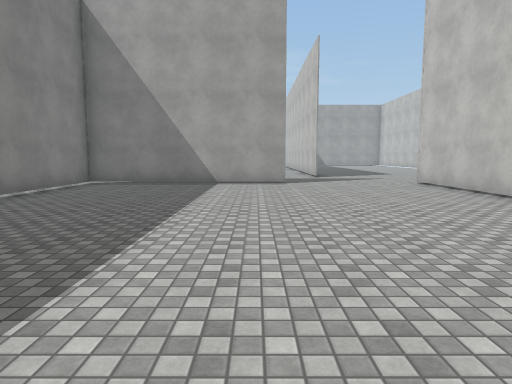
view 1 (above)

24 first-person views from a walk through a Unity game level. The camera is 1.5 m above the floor, tilts 6° down and sees 75° across. The floor is counted in squares, 2 m on a side. Each view is taken from the middle of a square. On the plan, view 1 faces up. The plan holds only what a view shows up to about 11 squares ahead; the rest is blank. The place goes on beyond the plan. Surface patterns are stand-ins for the level's own textures.

view 2
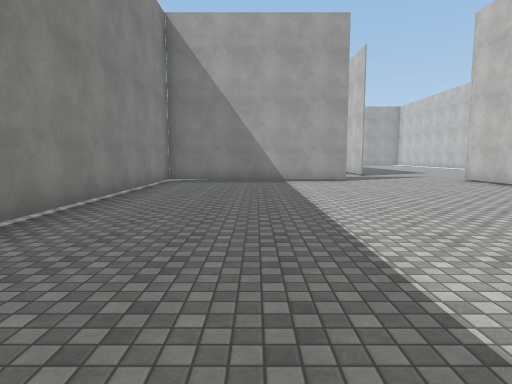

view 3
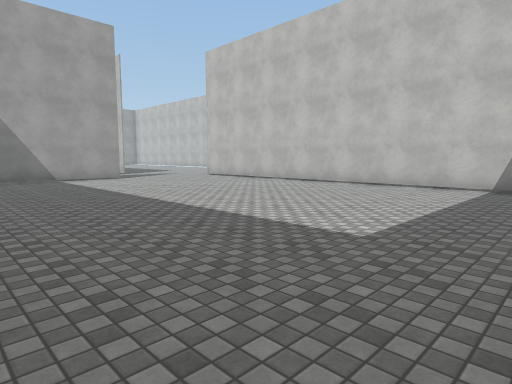

view 4
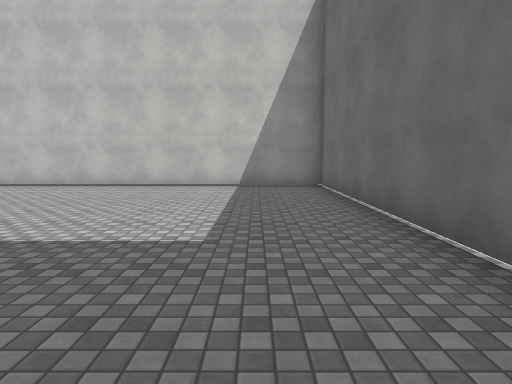

view 5
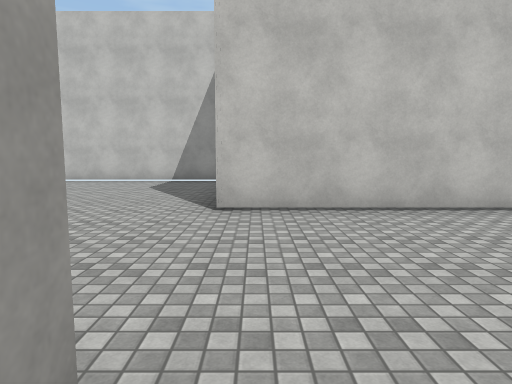

view 6
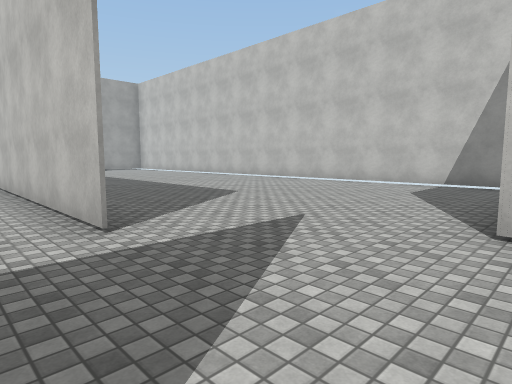

view 7
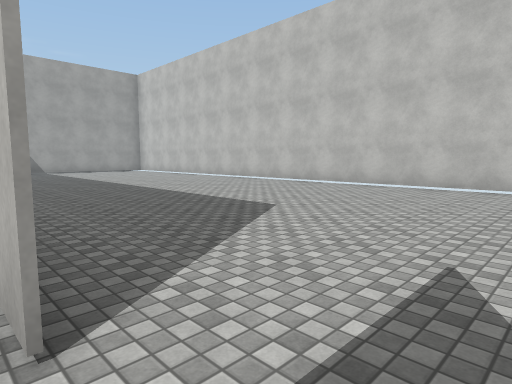

view 8
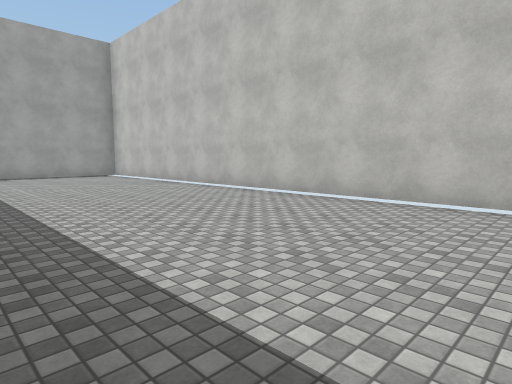

view 9
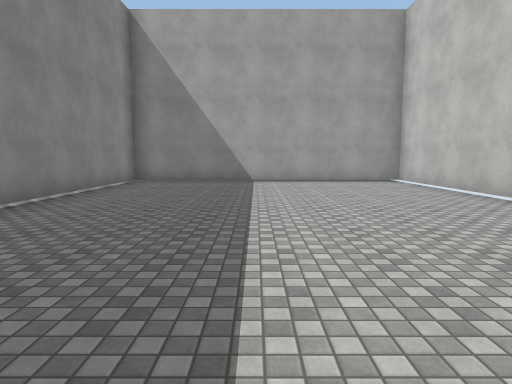

view 10
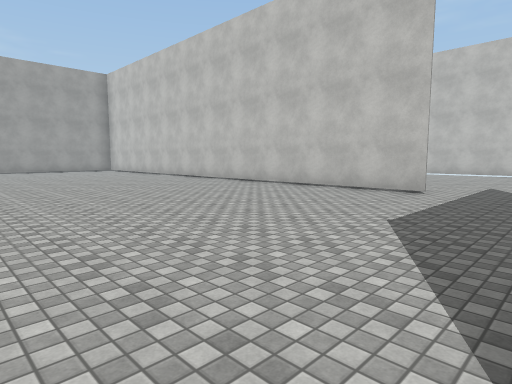

view 11
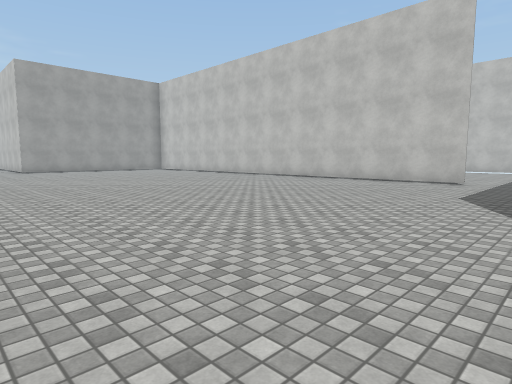

view 12
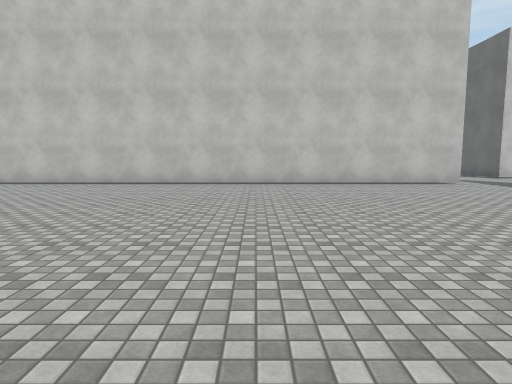

view 13
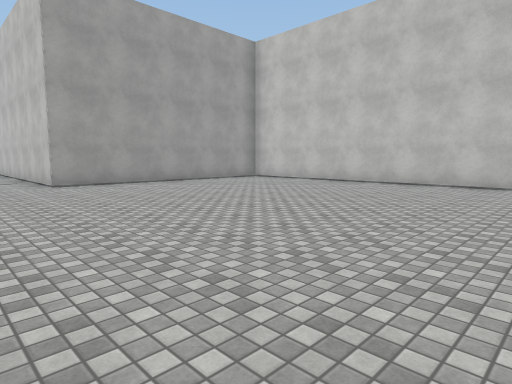

view 14
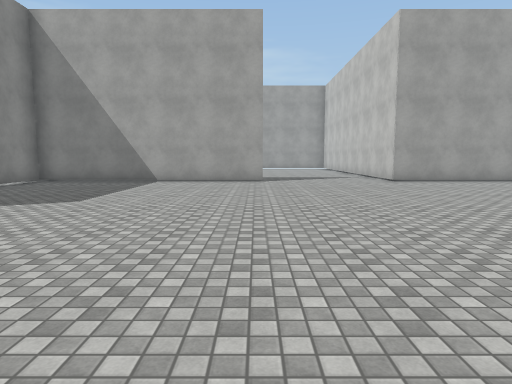

view 15
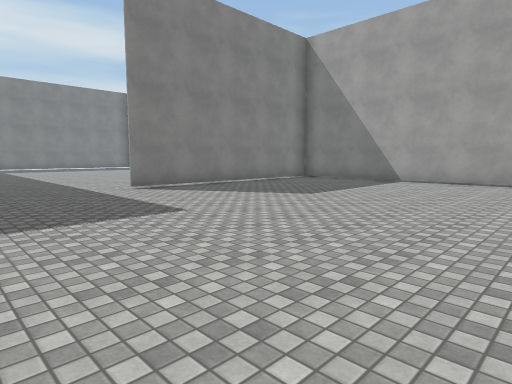

view 16
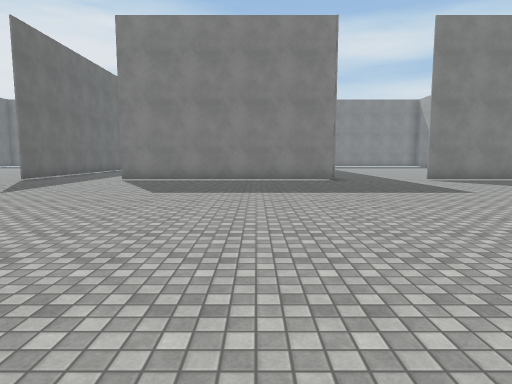

view 17
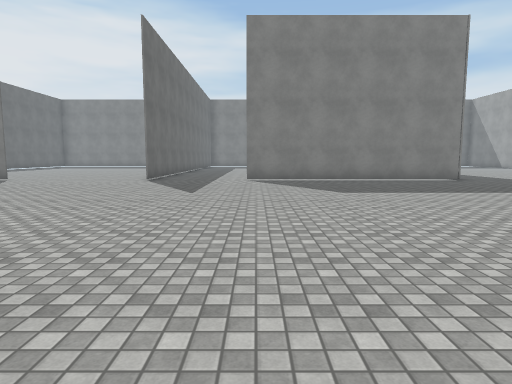

view 18
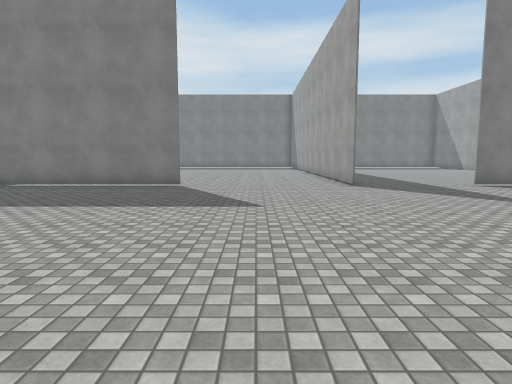

view 19
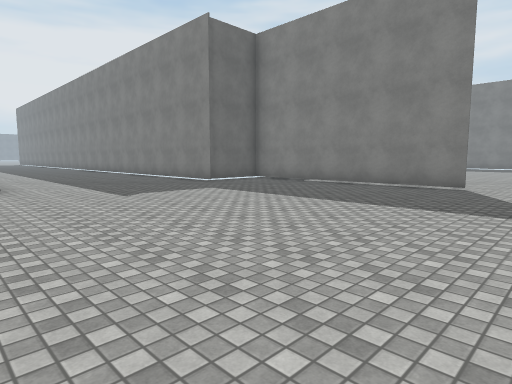

view 20
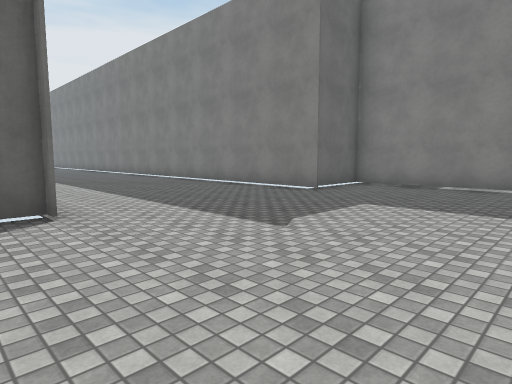

view 21
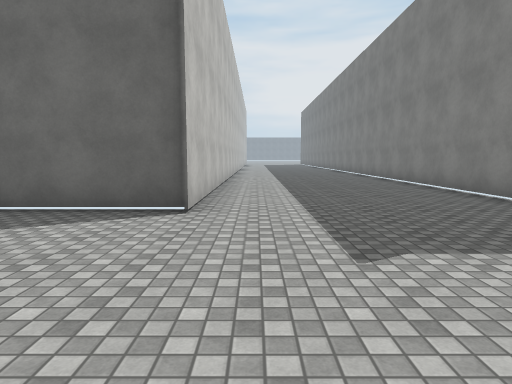

view 22
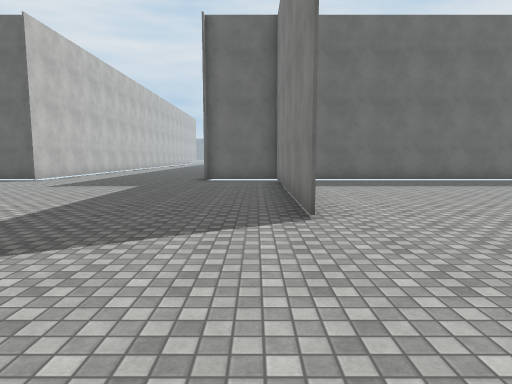

view 23
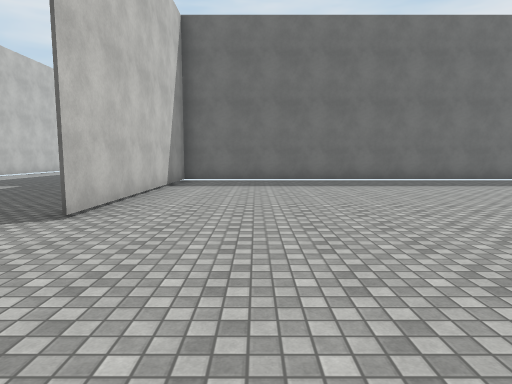

view 24
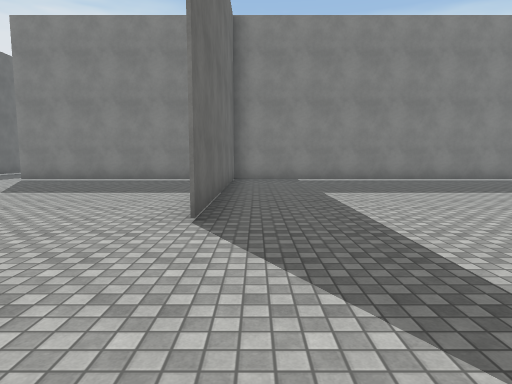

### Floor plan
Points are (right, up) in squares from view 1. A wall is a line through its corners. A room is listed if a view was taken in it or the views show most of it. See-through windows are left out.
Room 1 (views 1, 2, 3, 4, 5, 6, 7, 8, 9)
walls: (0.9, 9.5) (-4.7, 9.5) (-4.7, 2.5); (10.4, 10.2) (10.4, 28.2) (2.3, 28.2) (2.3, 22.8); (-2, -2.7) (4.6, -2.7) (4.6, 9.6)
ways out: opening at (1.5, 11.5) to room 2
Room 2 (views 10, 11, 12, 13, 14, 15, 16, 17, 18, 19, 20, 21, 22, 23, 24)
walls: (-15.7, 18.6) (-15.7, 11.6); (-15.6, 8.5) (-18.1, 8.5); (-16.1, 8.6) (-15.6, 8.6); (-15.7, 4.1) (-15.7, -2.8) (-15.7, 4.1); (2.2, 12.2) (2.2, 25.5); (-8.8, 28.2) (-15.8, 28.2); (-15.4, 28.3) (-8.8, 28.3); (-13.4, -2.4) (-13.4, -9.1); (-8.1, -2.7) (-5.4, -2.7); (-0.5, 28.2) (-4.8, 28.2) (-4.8, 32.5); (-23.5, -2.7) (-13.4, -2.7); (-8.1, -9) (-8.1, -2.4); (-15.7, 36.5) (-15.7, 21.4)
ways out: opening at (1.5, 11.5) to room 1; opening at (-16, 10.5); opening at (-16, 20.5)

Positions as (right, up) in squares from view 1, and headings:
1: (0, 0), facing up
2: (-2, -1), facing up
3: (-4, -2), facing up-right
4: (-4, -1), facing right
5: (0, 9), facing right
6: (1, 9), facing up-right
7: (2, 11), facing up-right
8: (5, 15), facing up-right
9: (6, 18), facing up
10: (-5, 10), facing up-right
11: (-8, 10), facing up-right
12: (-7, 18), facing right
13: (-7, 19), facing up-right
14: (-9, 18), facing up
15: (-8, 18), facing up-left
16: (-5, 16), facing left
17: (-5, 12), facing left
18: (-7, 6), facing left
19: (-7, 6), facing down-left
20: (-7, 2), facing down-left
21: (-9, 2), facing down
22: (-15, 8), facing down
23: (-18, 8), facing down
24: (-5, 29), facing left
